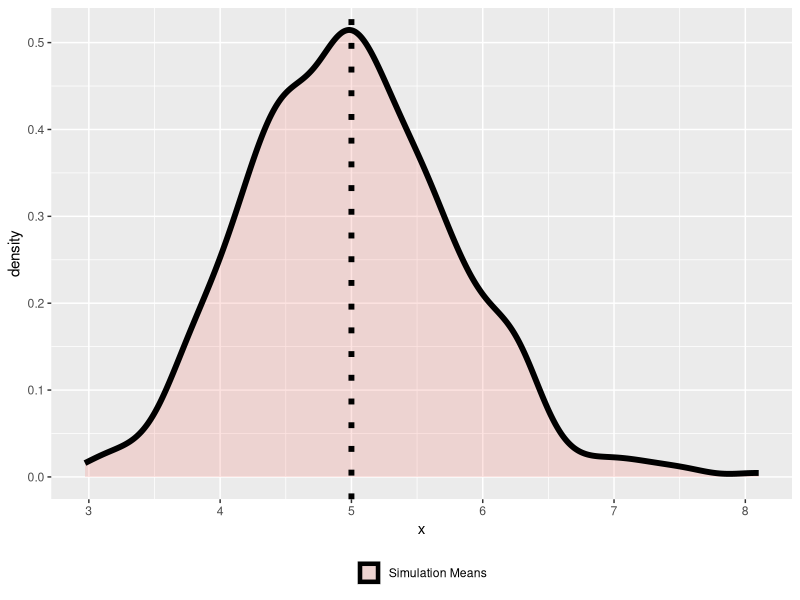
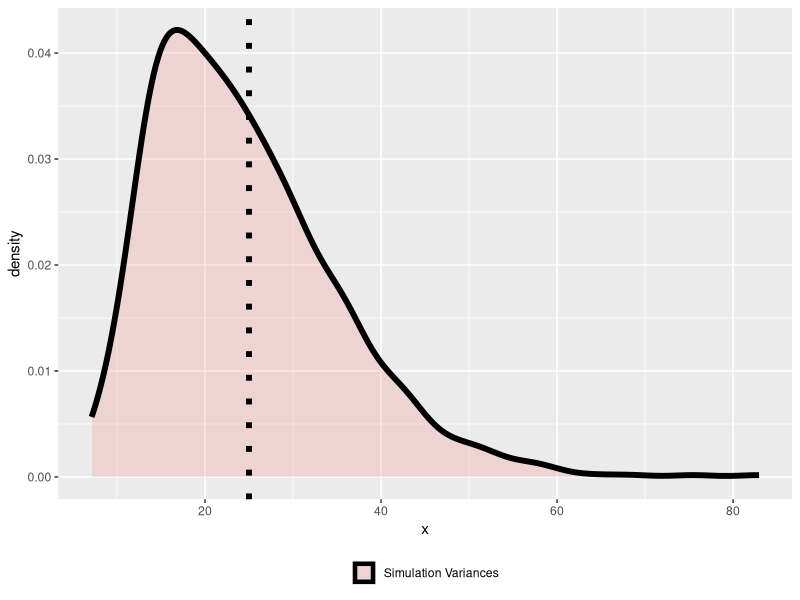
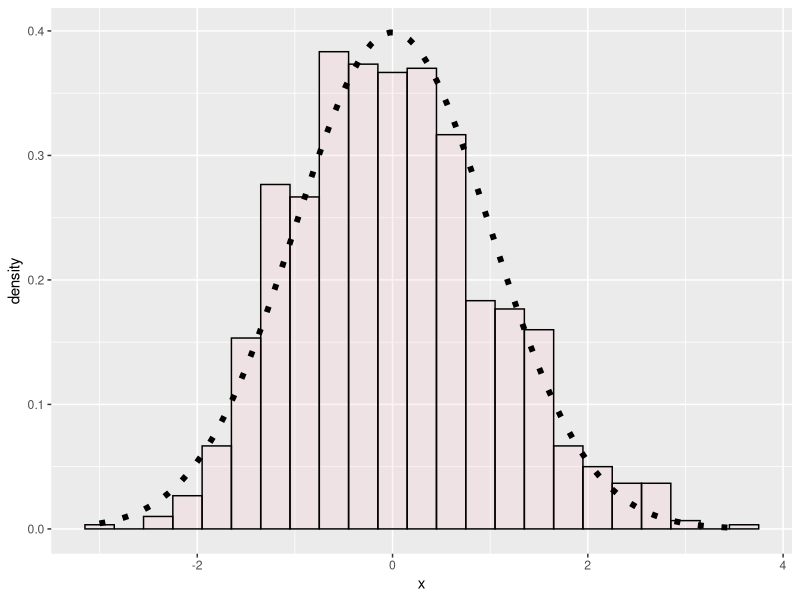

Here is the R script that generated these plots, in order:
## ---- chunk 1
library(ggplot2)
nosim <- 1000; n <- 40; lambda = 0.2;
tmean <- 1/(lambda);
dmean <- data.frame(
    x = c(apply(matrix(rexp(nosim * n, lambda), nosim), 1, mean))
    )
ggplot(dmean, aes(x = x, fill = "Simulation Means")) +
    geom_density(size = 2, alpha = .2) + 
    geom_vline(xintercept = tmean, size = 2, linetype = 3) +
    theme(legend.position="bottom", legend.title=element_blank()); 
smean <- mean(dmean$x)
## ---- chunk 2
library(ggplot2)
nosim <- 1000; n <- 40; lambda = 0.2;
tvar <- 1/(lambda^2);
dvar <- data.frame(
    x = c(apply(matrix(rexp(nosim * n, lambda), nosim), 1, var))
    )
ggplot(dvar, aes(x = x, fill = "Simulation Variances")) +
    geom_density(size = 2, alpha = .2) + 
    geom_vline(xintercept = tvar, size = 2, linetype = 3) +
    theme(legend.position="bottom", legend.title=element_blank()); 
svar <- mean(dvar$x)
## ---- chunk 3
library(ggplot2)
nosim <- 1000; n <- 40; lambda = 0.2;
cfunc <- function(x, n) sqrt(n) * (mean(x) - 1/lambda) / sqrt(1/lambda^2)
dat <- data.frame(
  x = apply(matrix(rexp(nosim * n, lambda), 
                     nosim), 1, cfunc, n)
  )
g <- ggplot(dat, aes(x = x)) + 
    geom_histogram(alpha = .20, 
                   binwidth=.3, 
                   colour = "black", 
                   fill = "pink",
                   aes(y = ..density..)) 
g <- g + stat_function(fun = dnorm, size = 2, linetype = 3)
g
s2mean <- mean(dat$x)
s2var <- var(dat$x)
